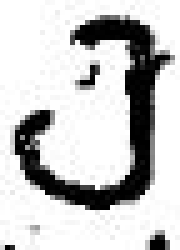
#> input picture Full Implementation/3 Multipart_Concatenation/Class2-NonMultipartCharcaters/53.JPG, 36 x 50 px, found by its file name (shown 5 times larger)
$ jupyter execute Image_Preprocessing.ipynb
#> lines starting #> are read from the running program, lines starting #| are printed output that depends on the picture; after the words box and inside, x2 and y2 are one past the last pixel; in counts of white or black regions, pixels touching at a corner belong together
[cell 1]
#Importing necessary libraries
import cv2
import numpy as np
from matplotlib import pyplot as plt

[cell 2]
#reading the original image using OpenCV
image = cv2.imread('53.jpg')
#> image is the input picture: shape (50, 36, 3); min 0, max 255, mean 199.5
cv2.imshow('Original',image)
cv2.waitKey(0)
RGB_im = cv2.cvtColor(image, cv2.COLOR_BGR2RGB)  #opencv reads image in BGR format to display in matplot lib we convert it to RGB
plt.imshow(RGB_im)

[cell 3]
#Converting the colored image to greyscale
gray = cv2.cvtColor(image,cv2.COLOR_BGR2GRAY)
cv2.imshow('RBG2GRAY',gray)
cv2.imwrite('RBG2GRAY.jpg', gray)
cv2.waitKey(0)
RGB_im = cv2.cvtColor(gray, cv2.COLOR_BGR2RGB) #opencv reads image in BGR format to display in matplot lib we convert it to RGB
plt.imshow(RGB_im)

[cell 4]
#applying median filter for Salt and pepper/impulse noise
filter1 = cv2.medianBlur(gray,5)
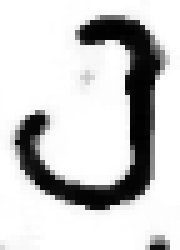
#> filter1: shape (50, 36) (shown 5 times larger); min 0, max 255, mean 204
cv2.imshow('Median FIlter',filter1)
cv2.imwrite('Median_Filter.jpg', filter1)
cv2.waitKey(0)
RGB_im = cv2.cvtColor(filter1, cv2.COLOR_BGR2RGB) #opencv reads image in BGR format to display in matplot lib we convert it to RGB
plt.imshow(RGB_im)

[cell 5]
#applying gaussian blur to smoothen out the image edges
filter2 = cv2.GaussianBlur(filter1,(5,5),0)
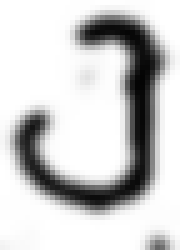
#> filter2: shape (50, 36) (shown 5 times larger); min 4, max 255, mean 204.1
cv2.imshow('Gaussuan Filter',filter2)
cv2.imwrite('Gaussian_Filter.jpg', filter2)
cv2.waitKey(0)
RGB_im = cv2.cvtColor(filter2, cv2.COLOR_BGR2RGB) #opencv reads image in BGR format to display in matplot lib we convert it to RGB
plt.imshow(RGB_im)

[cell 6]
#applying non-localized means for final Denoising of the image
dst = cv2.fastNlMeansDenoising(filter2,None,17,9,17)
cv2.imshow('Denoised',dst)
cv2.imwrite('Denoised.jpg', dst)
cv2.waitKey(0)
RGB_im = cv2.cvtColor(dst, cv2.COLOR_BGR2RGB) #opencv reads image in BGR format to display in matplot lib we convert it to RGB
plt.imshow(RGB_im)

[cell 7]
#converting the image to binarized form using adaptive thresholding
th1 = cv2.adaptiveThreshold(dst,255,cv2.ADAPTIVE_THRESH_GAUSSIAN_C,cv2.THRESH_BINARY,11,2)
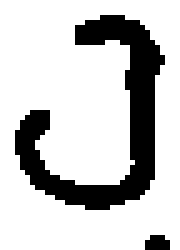
#> th1: shape (50, 36) (shown 5 times larger); 78.1% white; 2 black regions (1 under 20 px), largest, box (x1, y1, x2, y2) and area: (3, 3, 33, 42) 382
cv2.imshow('Final',th1)
cv2.imwrite('Final.jpg', th1)
cv2.waitKey(0)
RGB_im = cv2.cvtColor(th1, cv2.COLOR_BGR2RGB) #opencv reads image in BGR format to display in matplot lib we convert it to RGB
plt.imshow(RGB_im)

$ run again, with Full Implementation/3 Multipart_Concatenation/Class2-NonMultipartCharcaters/101.JPG copied over Full Implementation/3 Multipart_Concatenation/Class2-NonMultipartCharcaters/53.JPG
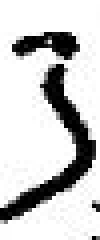
#> input picture Full Implementation/3 Multipart_Concatenation/Class2-NonMultipartCharcaters/101.JPG, 25 x 60 px, found by its file name (shown 4 times larger)
#> image is the input picture: shape (60, 25, 3); min 0, max 255, mean 203.3
#> `filter2 = cv2.GaussianBlur(filter1,(5,5),0)`:
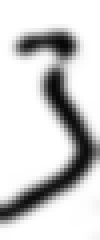
#> filter2: shape (60, 25) (shown 4 times larger); min 7, max 255, mean 206.6
#> `th1 = cv2.adaptiveThreshold(dst,255,cv2.ADAPTIVE_THRESH_GAUSSIAN_C,cv2..`:
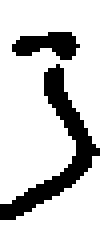
#> th1: shape (60, 25) (shown 4 times larger); 79.7% white; 2 black regions, box (x1, y1, x2, y2) and area: (0, 16, 25, 55) 228, (3, 8, 20, 15) 77

$ run again, with Full Implementation/3 Multipart_Concatenation/Class2-NonMultipartCharcaters/102.JPG copied over Full Implementation/3 Multipart_Concatenation/Class2-NonMultipartCharcaters/53.JPG
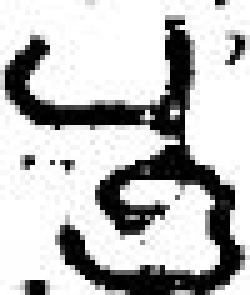
#> input picture Full Implementation/3 Multipart_Concatenation/Class2-NonMultipartCharcaters/102.JPG, 50 x 59 px, found by its file name (shown 5 times larger)
#> image is the input picture: shape (59, 50, 3); min 0, max 255, mean 189.2
#> `filter2 = cv2.GaussianBlur(filter1,(5,5),0)`:
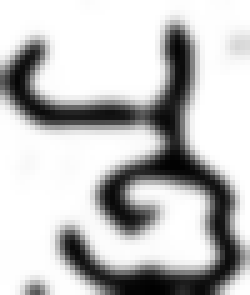
#> filter2: shape (59, 50) (shown 5 times larger); min 1, max 255, mean 193.4
#> `th1 = cv2.adaptiveThreshold(dst,255,cv2.ADAPTIVE_THRESH_GAUSSIAN_C,cv2..`:
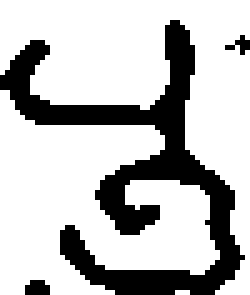
#> th1: shape (59, 50) (shown 5 times larger); 74.5% white; 3 black regions (2 under 20 px), largest, box (x1, y1, x2, y2) and area: (0, 4, 49, 59) 731
